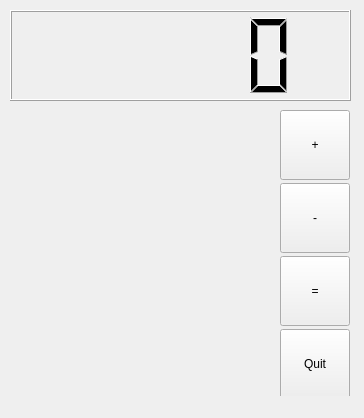
<?xml version="1.0" encoding="UTF-8"?>
<ui version="4.0">
 <class>MainWindow</class>
 <widget class="QMainWindow" name="MainWindow">
  <property name="geometry">
   <rect>
    <x>0</x>
    <y>0</y>
    <width>364</width>
    <height>418</height>
   </rect>
  </property>
  <property name="windowTitle">
   <string>MainWindow</string>
  </property>
  <widget class="QWidget" name="centralwidget">
   <widget class="QLCDNumber" name="lcdNumber">
    <property name="geometry">
     <rect>
      <x>10</x>
      <y>10</y>
      <width>341</width>
      <height>91</height>
     </rect>
    </property>
   </widget>
   <widget class="QWidget" name="gridLayoutWidget">
    <property name="geometry">
     <rect>
      <x>10</x>
      <y>110</y>
      <width>251</width>
      <height>281</height>
     </rect>
    </property>
    <layout class="QGridLayout" name="gridLayout"/>
   </widget>
   <widget class="QWidget" name="">
    <property name="geometry">
     <rect>
      <x>280</x>
      <y>110</y>
      <width>70</width>
      <height>286</height>
     </rect>
    </property>
    <layout class="QVBoxLayout" name="verticalLayout">
     <item>
      <widget class="QPushButton" name="pushButton">
       <property name="minimumSize">
        <size>
         <width>70</width>
         <height>70</height>
        </size>
       </property>
       <property name="text">
        <string>+</string>
       </property>
      </widget>
     </item>
     <item>
      <widget class="QPushButton" name="pushButton_2">
       <property name="minimumSize">
        <size>
         <width>70</width>
         <height>70</height>
        </size>
       </property>
       <property name="text">
        <string>-</string>
       </property>
      </widget>
     </item>
     <item>
      <widget class="QPushButton" name="pushButton_3">
       <property name="minimumSize">
        <size>
         <width>70</width>
         <height>70</height>
        </size>
       </property>
       <property name="text">
        <string>=</string>
       </property>
      </widget>
     </item>
     <item>
      <widget class="QPushButton" name="pushButton_4">
       <property name="minimumSize">
        <size>
         <width>70</width>
         <height>70</height>
        </size>
       </property>
       <property name="text">
        <string>Quit</string>
       </property>
      </widget>
     </item>
    </layout>
   </widget>
  </widget>
  <action name="actionSettings">
   <property name="text">
    <string>Change Parameters</string>
   </property>
  </action>
  <action name="actionOpen">
   <property name="text">
    <string>&amp;Open</string>
   </property>
   <property name="toolTip">
    <string>Open</string>
   </property>
   <property name="shortcut">
    <string>Alt+O</string>
   </property>
  </action>
  <action name="actionClose">
   <property name="text">
    <string>&amp;Close</string>
   </property>
   <property name="toolTip">
    <string>Close</string>
   </property>
   <property name="shortcut">
    <string>Alt+C</string>
   </property>
  </action>
  <action name="actionExit">
   <property name="text">
    <string>&amp;Exit</string>
   </property>
   <property name="shortcut">
    <string>Alt+X</string>
   </property>
  </action>
 </widget>
 <resources/>
 <connections>
  <connection>
   <sender>pushButton</sender>
   <signal>clicked()</signal>
   <receiver>MainWindow</receiver>
   <slot>onPlusPressed()</slot>
   <hints>
    <hint type="sourcelabel">
     <x>309</x>
     <y>138</y>
    </hint>
    <hint type="destinationlabel">
     <x>247</x>
     <y>167</y>
    </hint>
   </hints>
  </connection>
  <connection>
   <sender>pushButton_2</sender>
   <signal>clicked()</signal>
   <receiver>MainWindow</receiver>
   <slot>onMinusPressed()</slot>
   <hints>
    <hint type="sourcelabel">
     <x>314</x>
     <y>220</y>
    </hint>
    <hint type="destinationlabel">
     <x>245</x>
     <y>228</y>
    </hint>
   </hints>
  </connection>
  <connection>
   <sender>pushButton_3</sender>
   <signal>clicked()</signal>
   <receiver>MainWindow</receiver>
   <slot>onEqualPressed()</slot>
   <hints>
    <hint type="sourcelabel">
     <x>324</x>
     <y>283</y>
    </hint>
    <hint type="destinationlabel">
     <x>248</x>
     <y>300</y>
    </hint>
   </hints>
  </connection>
  <connection>
   <sender>pushButton_4</sender>
   <signal>clicked()</signal>
   <receiver>MainWindow</receiver>
   <slot>close()</slot>
   <hints>
    <hint type="sourcelabel">
     <x>311</x>
     <y>370</y>
    </hint>
    <hint type="destinationlabel">
     <x>244</x>
     <y>374</y>
    </hint>
   </hints>
  </connection>
 </connections>
 <slots>
  <slot>onPlusPressed()</slot>
  <slot>onMinusPressed()</slot>
  <slot>onEqualPressed()</slot>
 </slots>
</ui>
